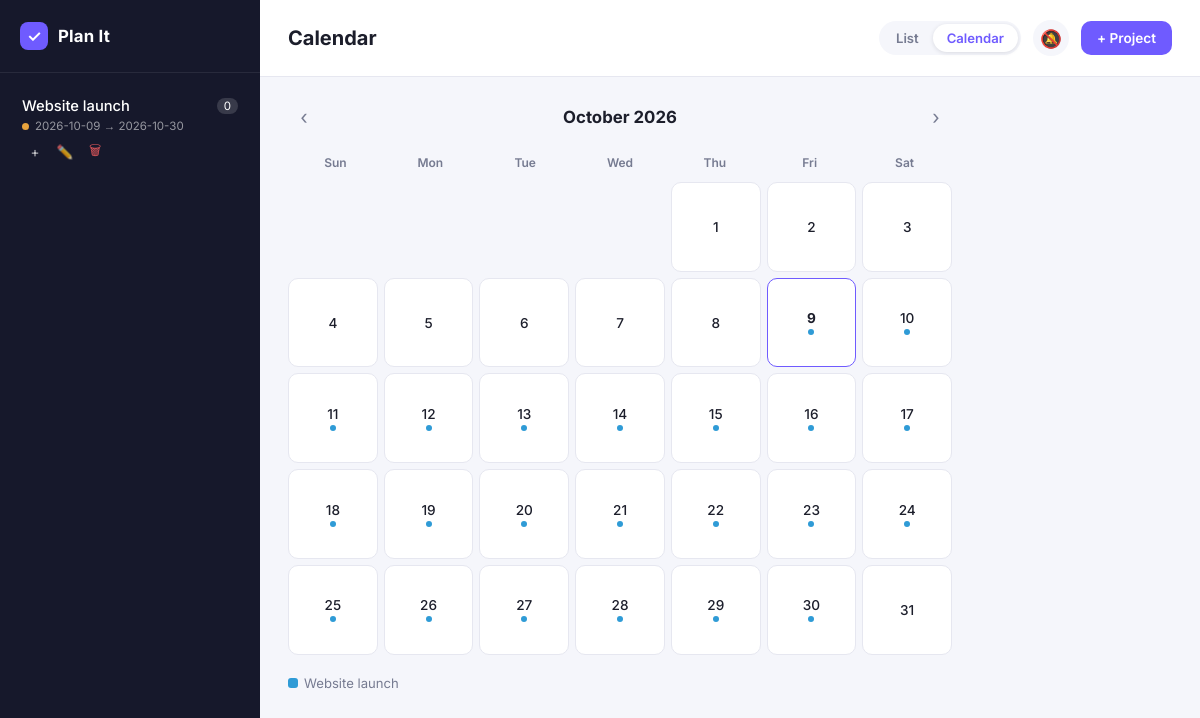
/calendar, run on the app's committed database.
### tables this page shows
CREATE TABLE project (
  id INTEGER PRIMARY KEY AUTOINCREMENT,
  title TEXT NOT NULL,
  start_date TEXT NOT NULL,
  start_time TEXT NOT NULL,
  end_date TEXT NOT NULL,
  end_time TEXT NOT NULL
);

### app.py (the view)
@app.route("/calendar")
def calendar_view():
    year = request.args.get("year", type=int, default=date.today().year)  # noqa: DTZ011
    month = request.args.get("month", type=int, default=date.today().month)  # noqa: DTZ011
    month = min(max(month, 1), 12)
    first_weekday_mon0, days_in_month = cal.monthrange(year, month)
    first_weekday = (first_weekday_mon0 + 1) % 7  # Mon=0 -> Sun=0
    first = date(year, month, 1)
    last = date(year, month, days_in_month)
    month_projects = queries.get_projects_overlapping(first.isoformat(), last.isoformat())
    month_activities = queries.get_activities_between(first.isoformat(), last.isoformat())
    day_colors = {}
    for p in month_projects:
        color = th.project_color(p["id"])
        d = max(date.fromisoformat(p["start_date"]), first)
        end = min(date.fromisoformat(p["end_date"]), last)
        while d <= end:
            day_colors.setdefault(d.isoformat(), {})[p["id"]] = color
            d += timedelta(days=1)
    for a in month_activities:
        day_colors.setdefault(a["due_date"], {})[a["project_id"]] = th.project_color(
            a["project_id"]
        )
    prev_month, prev_year = (12, year - 1) if month == 1 else (month - 1, year)
    next_month, next_year = (1, year + 1) if month == 12 else (month + 1, year)
    return render_template(
        "calendar.html",
        year=year,
        month=month,
        month_label=first.strftime("%B %Y"),
        first_weekday=first_weekday,
        days_in_month=days_in_month,
        prev_month=prev_month,
        prev_year=prev_year,
        next_month=next_month,
        next_year=next_year,
        today_str=today(),
        day_colors=day_colors,
        month_projects=month_projects,
    )

### app.py (called while the page is built)
def today():
    return date.today().isoformat()  # noqa: DTZ011

@app.context_processor
def inject_globals():
    return {"projects": queries.get_projects(), "th": th}

### queries.py (called while the page is built)
def get_projects():
    return db.execute(
        """
        SELECT project.*,
               (SELECT COUNT(*) FROM activity WHERE activity.project_id = project.id) AS activity_count
        FROM project
        ORDER BY start_date
        """
    )

def get_projects_overlapping(start_date, end_date):
    return db.execute(
        """
        SELECT * FROM project
        WHERE start_date <= ? AND end_date >= ?
        ORDER BY start_date, start_time
        """,
        end_date,
        start_date,
    )

def get_activities_between(start_date, end_date):
    return db.execute(
        """
        SELECT activity.*, project.title AS project_title
        FROM activity
        JOIN project ON project.id = activity.project_id
        WHERE due_date BETWEEN ? AND ?
        ORDER BY due_date, start_time
        """,
        start_date,
        end_date,
    )

### timehelpers.py (called while the page is built, shortened)
def get_priority(date_str, time_str):
    if not date_str:
        return "Weeks"
    target = datetime.fromisoformat(f"{date_str}T{time_str or '23:59'}:00")
    now = datetime.now()  # noqa: DTZ005
    diff = (target - now).total_seconds()
    if diff <= 0:
        return "OverDue"
    diff_mins = diff / 60
    if diff_mins <= 60:
        return "Hour"
    if target.date() == now.date():
        return "Today"
    if diff_mins <= 60 * 24:
        return "Hours"
    diff_days = diff / 86400
    if diff_days <= 7:
        return "Days"
    if diff_days <= 14:
        return "Week"
    if diff_days <= 30:
        return "Weeks"

def get_urgency_class(priority):
    if priority in ("OverDue", "Hour", "Hours", "Today"):
        return "urgency--high"
    if priority in ("Days", "Week", "Weeks"):
        return "urgency--mid"
    return "urgency--low"

def project_color(project_id):
    return PROJECT_COLORS[project_id % len(PROJECT_COLORS)]

### templates/calendar.html
{% extends "base.html" %} {% block content %}
<div class="calendar">
  <div class="calendar__nav">
    <a
      class="icon-btn"
      href="{{ url_for('calendar_view', year=prev_year, month=prev_month) }}"
      >‹</a
    >
    <h3>{{ month_label }}</h3>
    <a
      class="icon-btn"
      href="{{ url_for('calendar_view', year=next_year, month=next_month) }}"
      >›</a
    >
  </div>
  <div class="calendar__weekdays">
    {% for wd in ['Sun', 'Mon', 'Tue', 'Wed', 'Thu', 'Fri', 'Sat'] %}
    <div class="calendar__weekday">{{ wd }}</div>
    {% endfor %}
  </div>
  <div class="calendar__grid">
    {% for i in range(first_weekday) %}
    <div class="calendar__cell calendar__cell--empty"></div>
    {% endfor %} {% for day in range(1, days_in_month + 1) %} {% set date_str =
    "%04d-%02d-%02d"|format(year, month, day) %} {% set colors =
    day_colors.get(date_str, {}) %}
    <a
      class="calendar__cell {{ 'is-today' if date_str == today_str else '' }}"
      href="{{ url_for('calendar_day', day=date_str) }}"
    >
      <span>{{ day }}</span>
      {% if colors %}
      <span class="calendar__dots">
        {% for c in colors.values() %} {% if loop.index <= 4 %}<span
          class="calendar__dot"
          style="background: {{ c }}"
        ></span
        >{% endif %} {% endfor %}
      </span>
      {% endif %}
    </a>
    {% endfor %}
  </div>
  {% if month_projects %}
  <div class="calendar__legend">
    {% for p in month_projects %}
    <a class="legend__item" href="{{ url_for('index', project_id=p['id']) }}">
      <span
        class="legend__swatch"
        style="background: {{ th.project_color(p['id']) }}"
      ></span>
      {{ p['title'] }}
    </a>
    {% endfor %}
  </div>
  {% endif %}
</div>
{% endblock %}

### templates/sidebar.html (shortened to what this page needs)
{% set ctx_project = current if current is defined and current else (project if
project is defined and project else none) %}
<div class="sidebar">
  <div class="sidebar__logo">
    <span class="sidebar__logo-mark">✓</span>
    <span class="sidebar__logo-text">Plan It</span>
  </div>
  <div class="sidebar__list">
    {% if not projects %}
    <div class="sidebar__empty">
      <p>No projects yet.</p>
      <a class="sidebar__empty-btn" href="{{ url_for('new_project') }}"
        >Create your first project</a
      >
    </div>
    {% else %} {% for p in projects %} {% set priority =
    th.get_priority(p['end_date'], p['end_time']) %} {% set is_active =
    ctx_project and ctx_project['id'] == p['id'] %}
    <div
      class="sidebar-project {{ 'is-active' if is_active else '' }}"
      onclick="window.location.href='{{ url_for('index', project_id=p['id']) }}'"
    >
      <div class="sidebar-project__row">
        <span class="sidebar-project__title">{{ p['title'] }}</span>
        <span class="sidebar-project__count">{{ p['activity_count'] }}</span>
      </div>
      <div class="sidebar-project__meta">
        <span
          class="priority-dot {{ th.get_urgency_class(priority) }}"
          title="{{ priority }}"
        ></span>
        <span class="sidebar-project__dates"
          >{{ p['start_date'] }} → {{ p['end_date'] }}</span
        >
      </div>
      <div class="sidebar-project__actions">
        <a
          class="icon-btn"
          href="{{ url_for('new_activity', project_id=p['id']) }}"
          title="Add task"
          onclick="event.stopPropagation()"
          >+</a
        >
        <a
          class="icon-btn"
          href="{{ url_for('edit_project', project_id=p['id']) }}"
          title="Edit project"
          onclick="event.stopPropagation()"
          >✏️</a
        >
        <form
          method="POST"
          action="{{ url_for('delete_project', project_id=p['id']) }}"
          onclick="event.stopPropagation()"
          onsubmit="return confirm('Delete this project and all its tasks?');"
        >
          <button
            class="icon-btn icon-btn--danger"
            type="submit"
            title="Delete project"
          >
            🗑
          </button>
        </form>
      </div>
    </div>
    {% endfor %} {% endif %}
  </div>
</div>

### static/style.css (style rules this page uses)
:root { --pi-bg: #f5f6fb; --pi-surface: #ffffff; --pi-sidebar: #16182b; --pi-sidebar-hover: #23253f; --pi-primary: #6f5bff; --pi-primary-dark: #5641e0; --pi-text: #1c1e2b; --pi-text-muted: #767b91; --pi-border: #e6e7f0; --pi-danger: #e0575b; --pi-high: #e0575b; --pi-mid: #e8a33d; --pi-low: #34a771; --pi-radius: 14px; --pi-shadow: 0 4px 20px rgba(22, 24, 43, 0.08); }
* { margin: 0; padding: 0; box-sizing: border-box; }
body { font-family: "Inter", system-ui, sans-serif; background-color: var(--pi-bg); color: var(--pi-text); width: 100%; height: 100vh; }
button { font-family: inherit; cursor: pointer; border: none; background: none; }
a { text-decoration: none; color: inherit; cursor: pointer; }
.sidebar { width: 260px; min-width: 260px; background-color: var(--pi-sidebar); color: #fff; display: flex; flex-direction: column; overflow-y: auto; }
.sidebar__logo { display: flex; align-items: center; gap: 10px; padding: 22px 20px; border-bottom: 1px solid rgba(255, 255, 255, 0.08); }
.sidebar__logo-mark { display: inline-flex; align-items: center; justify-content: center; width: 28px; height: 28px; border-radius: 8px; background: var(--pi-primary); font-weight: 700; }
.sidebar__logo-text { font-weight: 700; font-size: 1.05rem; letter-spacing: 0.2px; }
.sidebar__list { flex: 1; padding: 14px 10px; display: flex; flex-direction: column; gap: 4px; }
.sidebar-project { padding: 10px 12px; border-radius: 10px; cursor: pointer; transition: background 0.15s ease; }
.sidebar-project__row { display: flex; align-items: center; justify-content: space-between; gap: 8px; }
.sidebar-project__title { font-size: 0.92rem; font-weight: 500; white-space: nowrap; overflow: hidden; text-overflow: ellipsis; }
.sidebar-project__count { font-size: 0.72rem; background: rgba(255, 255, 255, 0.15); padding: 1px 7px; border-radius: 999px; min-width: 20px; text-align: center; }
.sidebar-project__meta { display: flex; align-items: center; gap: 6px; margin-top: 4px; }
.priority-dot { width: 7px; height: 7px; border-radius: 50%; flex-shrink: 0; }
.priority-dot.urgency--mid { background: var(--pi-mid); }
.sidebar-project__dates { font-size: 0.72rem; color: rgba(255, 255, 255, 0.55); white-space: nowrap; overflow: hidden; text-overflow: ellipsis; }
.sidebar-project__actions { display: flex; gap: 4px; margin-top: 6px; }
.icon-btn { width: 26px; height: 26px; border-radius: 6px; display: inline-flex; align-items: center; justify-content: center; color: rgba(255, 255, 255, 0.75); font-size: 0.85rem; }
.icon-btn--danger { color: var(--pi-danger); }
.task-card .icon-btn, .calendar__nav .icon-btn { color: var(--pi-text-muted); }
.calendar { padding: 24px 28px; max-width: 720px; }
.calendar__nav { display: flex; align-items: center; justify-content: space-between; margin-bottom: 16px; }
.calendar__nav h3 { font-size: 1.05rem; font-weight: 700; }
.calendar__nav .icon-btn { font-size: 1.2rem; width: 32px; height: 32px; }
.calendar__weekdays { display: grid; grid-template-columns: repeat(7, 1fr); margin-bottom: 6px; }
.calendar__weekday { text-align: center; font-size: 0.75rem; font-weight: 600; color: var(--pi-text-muted); padding: 6px 0; }
.calendar__grid { display: grid; grid-template-columns: repeat(7, 1fr); gap: 6px; }
.calendar__cell { aspect-ratio: 1; border-radius: 10px; background: var(--pi-surface); border: 1px solid var(--pi-border); display: flex; flex-direction: column; align-items: center; justify-content: center; gap: 3px; font-size: 0.85rem; font-weight: 500; color: var(--pi-text); transition: background 0.15s ease, color 0.15s ease; }
.calendar__cell.is-today { border-color: var(--pi-primary); font-weight: 700; }
.calendar__cell--empty { background: transparent; border: none; cursor: default; }
.calendar__dots { display: flex; gap: 3px; }
.calendar__dot { width: 6px; height: 6px; border-radius: 50%; }
.calendar__legend { display: flex; flex-wrap: wrap; gap: 8px 14px; margin-top: 20px; }
.legend__item { display: inline-flex; align-items: center; gap: 6px; font-size: 0.82rem; color: var(--pi-text-muted); }
.legend__swatch { width: 10px; height: 10px; border-radius: 3px; }

### data on the page
project: title "Website launch", activity_count "0", start_date "2026-10-09", end_date "2026-10-30"

### other printed values
{{ month_label }} "October 2026"
{{ wd }} "Sun" "Mon" "Tue" "Wed" "Thu" "Fri" "Sat"
{{ day }} "1" "2" "3" "4" "5" "6" "7" "8" "9" "10" "11" "12" "13" "14" "15" "16" "17" "18" "19" "20" "21" "22" "23" "24" "25" "26" "27" "28" "29" "30" "31"
